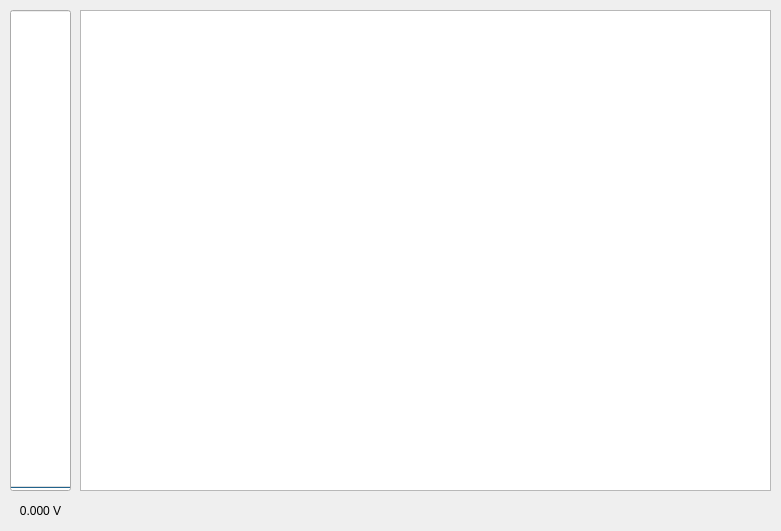
<?xml version="1.0" encoding="UTF-8"?>
<ui version="4.0">
 <class>ModuleA</class>
 <widget class="QWidget" name="ModuleA">
  <property name="geometry">
   <rect>
    <x>0</x>
    <y>0</y>
    <width>781</width>
    <height>531</height>
   </rect>
  </property>
  <property name="windowTitle">
   <string>Form</string>
  </property>
  <widget class="QGraphicsView" name="graphV">
   <property name="geometry">
    <rect>
     <x>80</x>
     <y>10</y>
     <width>691</width>
     <height>481</height>
    </rect>
   </property>
  </widget>
  <widget class="QProgressBar" name="progressV">
   <property name="geometry">
    <rect>
     <x>10</x>
     <y>10</y>
     <width>61</width>
     <height>481</height>
    </rect>
   </property>
   <property name="maximum">
    <number>4000</number>
   </property>
   <property name="value">
    <number>0</number>
   </property>
   <property name="textVisible">
    <bool>false</bool>
   </property>
   <property name="orientation">
    <enum>Qt::Vertical</enum>
   </property>
  </widget>
  <widget class="QLabel" name="labelV">
   <property name="geometry">
    <rect>
     <x>10</x>
     <y>500</y>
     <width>61</width>
     <height>21</height>
    </rect>
   </property>
   <property name="text">
    <string>0.000 V</string>
   </property>
   <property name="alignment">
    <set>Qt::AlignCenter</set>
   </property>
  </widget>
 </widget>
 <resources/>
 <connections/>
</ui>
